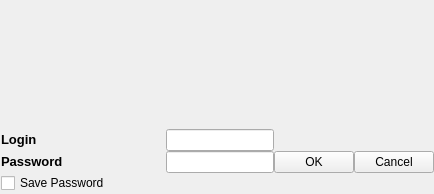
<ui version="4.0" >
 <class>Form</class>
 <widget class="QWidget" name="Form" >
  <property name="geometry" >
   <rect>
    <x>0</x>
    <y>0</y>
    <width>434</width>
    <height>194</height>
   </rect>
  </property>
  <property name="windowTitle" >
   <string>Form</string>
  </property>
  <property name="autoFillBackground" >
   <bool>true</bool>
  </property>
  <layout class="QGridLayout" name="gridLayout_2" >
   <property name="margin" >
    <number>0</number>
   </property>
   <property name="spacing" >
    <number>0</number>
   </property>
   <item row="0" column="0" colspan="2" >
    <widget class="QLabel" name="label_2" >
     <property name="text" >
      <string/>
     </property>
     <property name="pixmap" >
      <pixmap>../../fglimagepath/genero_logo.png</pixmap>
     </property>
     <property name="alignment" >
      <set>Qt::AlignCenter</set>
     </property>
    </widget>
   </item>
   <item row="3" column="1" >
    <spacer name="verticalSpacer" >
     <property name="orientation" >
      <enum>Qt::Vertical</enum>
     </property>
     <property name="sizeType" >
      <enum>QSizePolicy::Minimum</enum>
     </property>
     <property name="sizeHint" stdset="0" >
      <size>
       <width>1</width>
       <height>1</height>
      </size>
     </property>
    </spacer>
   </item>
   <item row="2" column="0" colspan="2" >
    <layout class="QGridLayout" name="gridLayout" >
     <item row="0" column="1" >
      <widget class="QLabel" name="m_UserNameLabel" >
       <property name="text" >
        <string>&lt;!DOCTYPE HTML PUBLIC "-//W3C//DTD HTML 4.0//EN" "http://www.w3.org/TR/REC-html40/strict.dtd">
&lt;html>&lt;head>&lt;meta name="qrichtext" content="1" />&lt;style type="text/css">
p, li { white-space: pre-wrap; }
&lt;/style>&lt;/head>&lt;body style=" font-family:'MS Shell Dlg 2'; font-size:8.25pt; font-weight:400; font-style:normal;">
&lt;p style=" margin-top:0px; margin-bottom:0px; margin-left:0px; margin-right:0px; -qt-block-indent:0; text-indent:0px; font-size:8pt;">&lt;span style=" font-size:10pt; font-weight:600; color:#000000;">Login&lt;/span>&lt;/p>&lt;/body>&lt;/html></string>
       </property>
      </widget>
     </item>
     <item row="1" column="5" >
      <widget class="QPushButton" name="m_CancelPushButton" >
       <property name="sizePolicy" >
        <sizepolicy vsizetype="Fixed" hsizetype="Fixed" >
         <horstretch>0</horstretch>
         <verstretch>0</verstretch>
        </sizepolicy>
       </property>
       <property name="text" >
        <string>Cancel</string>
       </property>
       <property name="autoDefault" >
        <bool>true</bool>
       </property>
       <property name="default" >
        <bool>false</bool>
       </property>
      </widget>
     </item>
     <item row="1" column="1" >
      <widget class="QLabel" name="m_PasswordLabel" >
       <property name="text" >
        <string>&lt;!DOCTYPE HTML PUBLIC "-//W3C//DTD HTML 4.0//EN" "http://www.w3.org/TR/REC-html40/strict.dtd">
&lt;html>&lt;head>&lt;meta name="qrichtext" content="1" />&lt;style type="text/css">
p, li { white-space: pre-wrap; }
&lt;/style>&lt;/head>&lt;body style=" font-family:'MS Shell Dlg 2'; font-size:8.25pt; font-weight:400; font-style:normal;">
&lt;p style=" margin-top:0px; margin-bottom:0px; margin-left:0px; margin-right:0px; -qt-block-indent:0; text-indent:0px; font-size:8pt;">&lt;span style=" font-size:10pt; font-weight:600; color:#000000;">Password&lt;/span>&lt;/p>&lt;/body>&lt;/html></string>
       </property>
      </widget>
     </item>
     <item row="1" column="3" >
      <widget class="QPushButton" name="m_OKPushButton" >
       <property name="sizePolicy" >
        <sizepolicy vsizetype="Fixed" hsizetype="Fixed" >
         <horstretch>0</horstretch>
         <verstretch>0</verstretch>
        </sizepolicy>
       </property>
       <property name="cursor" >
        <cursorShape>ArrowCursor</cursorShape>
       </property>
       <property name="text" >
        <string>OK</string>
       </property>
       <property name="autoDefault" >
        <bool>true</bool>
       </property>
       <property name="default" >
        <bool>false</bool>
       </property>
       <property name="flat" >
        <bool>false</bool>
       </property>
      </widget>
     </item>
     <item row="2" column="1" >
      <widget class="QCheckBox" name="m_SaveCheckBox" >
       <property name="text" >
        <string>Save Password</string>
       </property>
      </widget>
     </item>
     <item row="1" column="2" >
      <widget class="QLineEdit" name="m_PasswordLineEdit" >
       <property name="sizePolicy" >
        <sizepolicy vsizetype="Fixed" hsizetype="Fixed" >
         <horstretch>0</horstretch>
         <verstretch>0</verstretch>
        </sizepolicy>
       </property>
       <property name="toolTip" >
        <string>Password</string>
       </property>
       <property name="statusTip" >
        <string>Password</string>
       </property>
       <property name="whatsThis" >
        <string>Password</string>
       </property>
       <property name="frame" >
        <bool>true</bool>
       </property>
       <property name="echoMode" >
        <enum>QLineEdit::Password</enum>
       </property>
      </widget>
     </item>
     <item row="0" column="2" >
      <widget class="QLineEdit" name="m_UserNameLineEdit" >
       <property name="sizePolicy" >
        <sizepolicy vsizetype="Fixed" hsizetype="Fixed" >
         <horstretch>0</horstretch>
         <verstretch>0</verstretch>
        </sizepolicy>
       </property>
       <property name="toolTip" >
        <string>Login</string>
       </property>
       <property name="statusTip" >
        <string>Login</string>
       </property>
       <property name="whatsThis" >
        <string>Login</string>
       </property>
      </widget>
     </item>
     <item row="0" column="0" >
      <spacer name="horizontalSpacer" >
       <property name="orientation" >
        <enum>Qt::Horizontal</enum>
       </property>
       <property name="sizeType" >
        <enum>QSizePolicy::Minimum</enum>
       </property>
       <property name="sizeHint" stdset="0" >
        <size>
         <width>1</width>
         <height>1</height>
        </size>
       </property>
      </spacer>
     </item>
    </layout>
   </item>
   <item row="1" column="0" >
    <spacer name="verticalSpacer_2" >
     <property name="orientation" >
      <enum>Qt::Vertical</enum>
     </property>
     <property name="sizeHint" stdset="0" >
      <size>
       <width>20</width>
       <height>10</height>
      </size>
     </property>
    </spacer>
   </item>
  </layout>
 </widget>
 <tabstops>
  <tabstop>m_UserNameLineEdit</tabstop>
  <tabstop>m_PasswordLineEdit</tabstop>
  <tabstop>m_SaveCheckBox</tabstop>
  <tabstop>m_OKPushButton</tabstop>
  <tabstop>m_CancelPushButton</tabstop>
 </tabstops>
 <resources/>
 <connections/>
</ui>
